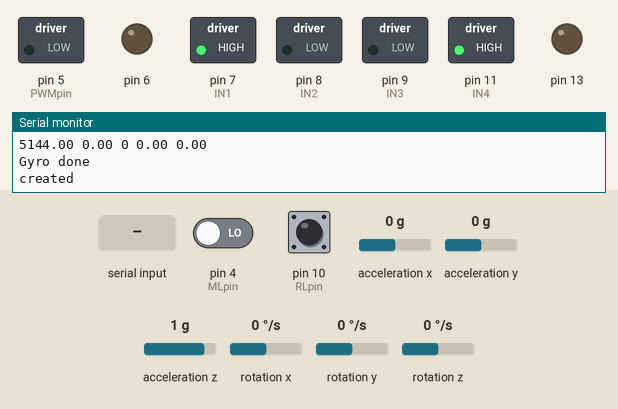
The sketch below on a simulated Arduino Uno, built with avr-gcc and run on an emulated ATmega328P. Shown: switched loads named in the sketch (green lamp = pin HIGH), output pins drawn as LEDs (lit = HIGH), the last lines printed to the serial monitor. Dashed ring = blinking. The test bench sets the inputs (shaded band); at power-on: pin 4 (MLpin) LOW, pin 10 (RLpin) HIGH, acceleration x 0 g, acceleration y 0 g, acceleration z 1 g, rotation x 0 °/s, rotation y 0 °/s, rotation z 0 °/s.

Above: at 6.3 s.
6.4 s: "g" received over Serial
At 7.0 s:
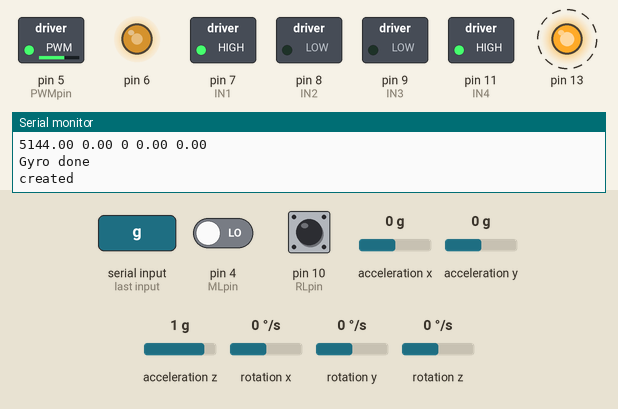
9.4 s: "l" received over Serial
At 10.0 s:
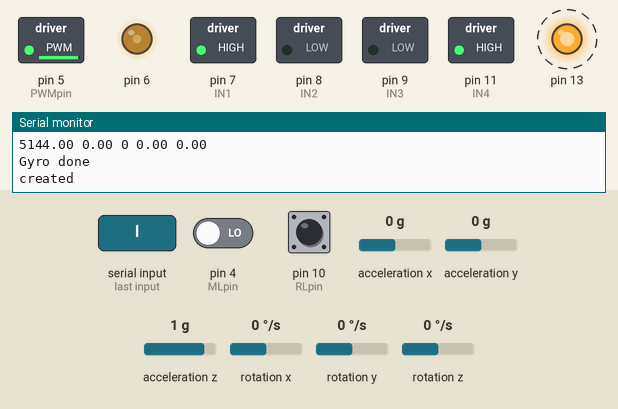
12.4 s: "b" received over Serial
At 13.0 s:
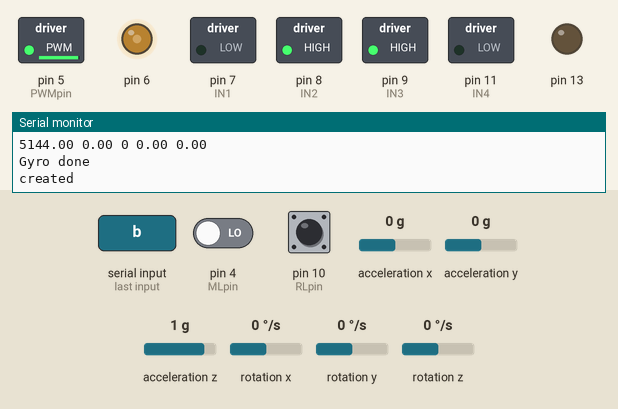
15.4 s: pin 4 (MLpin) driven HIGH
At 16.5 s:
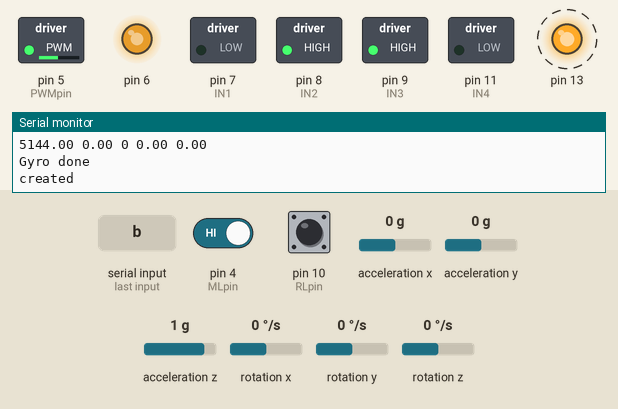
18.4 s: "q" received over Serial
At 18.55 s:
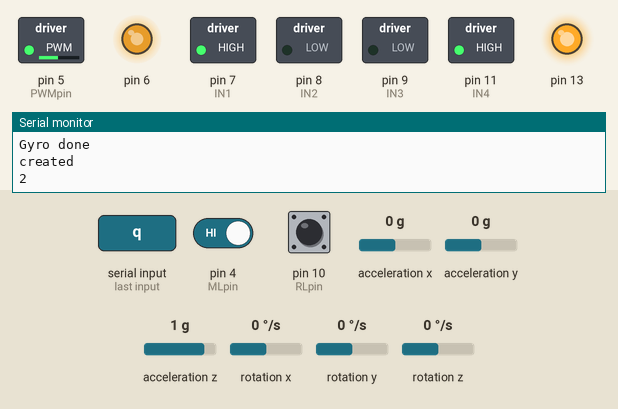
Timing chart, 0 to 25.4 s (numbered marks = the images above; inputs shaded):
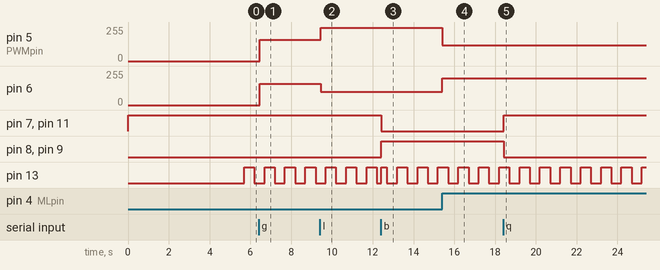

Measured:
- after the input at 6.4 s, pin 5 (PWMpin), pin 6: 0/255 → 160/255 after 0.05 s
- after the input at 9.4 s, pin 5 (PWMpin): 160/255 → 250/255 at once; pin 6: 160/255 → 100/255 at once
- after the input at 12.4 s, pin 7 (IN1), pin 11 (IN4): HIGH → LOW at once; pin 8 (IN2), pin 9 (IN3): LOW → HIGH at once
- after the input at 15.4 s, pin 5 (PWMpin): 250/255 → 120/255 at once; pin 6: 100/255 → 200/255 at once
- after the input at 18.4 s, pin 7 (IN1), pin 11 (IN4): LOW → HIGH at once; pin 8 (IN2), pin 9 (IN3): HIGH → LOW at once
- by itself, pin 13: alternates HIGH for 0.50 s and LOW for 0.50 s

The sketch:

HTNDriver.ino
```cpp
#include <Arduino_FreeRTOS.h>
#include <Wire.h>
#include <MPU6050.h>

MPU6050 mpu;
unsigned long timer = 0;

float pitch = 0;
float roll = 0;
long yaw = 0;

Vector norm;

bool gyroInitialized = false;

void TaskRunMotors( void *pvParameters );
void TaskReadSerial( void *pvParameters );

Vector rg;
float ZAvg = 0;

float calibrationMillis;

void calibrate(){
  timer = millis();
  float sumZ = 0;
  for (uint8_t i = 0; i < 100; ++i) {
    rg = mpu.readRawGyro();
    sumZ += rg.ZAxis;
    delay(50);
  }
  calibrationMillis = millis() - timer - 50;
  Serial.print(calibrationMillis);
  Serial.print(" ");
  Serial.print(sumZ);
  Serial.print(" ");
  Serial.print(timer);
  ZAvg = sumZ / calibrationMillis;
  Serial.print(" ");
  Serial.print(sumZ / calibrationMillis);
  Serial.print(" ");
  Serial.println(ZAvg);
}

void setup() {
  // put your setup code here, to run once:
  Serial.begin(9600);

  while (!Serial) {;}

  pinMode(13, OUTPUT);

  // Initialize MPU6050
  while(!mpu.begin(MPU6050_SCALE_2000DPS, MPU6050_RANGE_2G))
  {
    Serial.println("Could not find a valid MPU6050 sensor, check wiring!");
    delay(500);
  }
  Serial.println("Gyro done");
  calibrate();

  // Set threshold sensivty. Default 3.
  // If you don't want use threshold, comment this line or set 0.
  mpu.setThreshold(3);

  Serial.println("Gyro done");

  // initialize timer1
  noInterrupts();           // disable all interrupts
  TCCR1A = 0;
  TCCR1B = 0;
  TCNT1  = 0;

  OCR1A = 31250;            // compare match register 16MHz/256/2Hz
  TCCR1B |= (1 << WGM12);   // CTC mode
  TCCR1B |= (1 << CS12);    // 256 prescaler
  TIMSK1 |= (1 << OCIE1A);  // enable timer compare interrupt
  interrupts();             // enable all interrupts

  Serial.println("created");

  xTaskCreate(
    TaskRunMotors
    ,  "RunMotors"
    ,  128
    ,  NULL
    ,  1
    ,  NULL );

  xTaskCreate(
    TaskReadSerial
    ,  "ReadSerial"
    ,  128
    ,  NULL
    ,  2
    ,  NULL );

    gyroInitialized = true;
}

void loop() {
  // put your main code here, to run repeatedly:
  // HAHA nope
}

// Global variables
// Motor pins
int ENA = 5; // Left enable
int ENB = 6; // Right enable

int IN1 = 7; // Left Forwards
int IN2 = 8; // Left Backwards
int IN3 = 9; // Right Forwards
int IN4 = 11; // Right Backwards

// Light sensor pins
int LLpin = 2;
int MLpin = 4;
int RLpin = 10;

// Default data is to not be moving
struct MotorData {
  int PWMpin;   //Pin for pwm
  int Fpin;     //Pin to go forwards
  int Bpin;     //Pin to go backwards
  int power = 0;
} lm, rm;

//Global class to handle motor control
class MotorController {
public:
  MotorController(MotorData lm, MotorData rm){
    _rm.PWMpin = ENA;
    _lm.PWMpin = ENB;

    _lm.Fpin = IN1;
    _lm.Bpin = IN2;
    _rm.Fpin = IN4;
    _rm.Bpin = IN3;
    pinMode(IN1, OUTPUT);
    pinMode(IN2, OUTPUT);
    pinMode(IN3, OUTPUT);
    pinMode(IN4, OUTPUT);
    setLeftForwards();
    setRightForwards();
  }

  void motorsMove(){
    drive();
  }

  void motorsSpeed(int power){
    //Serial.println(power);
    if(power < 0){
      power *= -1;
      setLeftBackwards();
      setRightBackwards();
      //Serial.println(power);
    } else {
      setLeftForwards();
      setRightForwards();
    }
    _lm.power = power;
    _rm.power = power;
  }

  void checkBlink(){
    if(_blink){
      _blink = false;
      digitalWrite(13, HIGH);
    } else {
      _blink = true;
      digitalWrite(13, LOW);
    }
  }

  void lineFollow(){
    _lineFollow = true;
  }

  void lineFollow(bool state){
    _lineFollow = state;
  }

  bool getFollowState(){
    return _lineFollow;
  }

  void turn(int turnDirection, int power, int cycles){
    lineFollow(false);
    _cyclesLimit = cycles;
    _turn = true;
    _turnDirection = turnDirection;
    _yawGoal = _yaw - (44000 * turnDirection);
    //Serial.println(_yaw);
    if(turnDirection == 1){
      setRightBackwards();
      setLeftForwards();
    } else {
      setLeftBackwards();
      setRightForwards();
    }
    _lm.power = power;
    _rm.power = power;
  }

  void stopTurn(){
    _turn = false;
    setLeftForwards();
    setRightForwards();
  }

  void setYaw(long yaw) {
    _yaw = yaw;
  }

private:
  MotorData _lm;
  MotorData _rm;

  bool _blink = false;
  bool _lineFollow = false;
  bool _turn = false;
  int _turnDirection = 1; //1 turns right, -1 turns left
  int _turnCycles = 0;
  int _cyclesLimit = 20;
  long _yaw = 0;
  long _yawGoal = 0;

  void drive(){
    int l_offset = 0;
    int r_offset = 0;
    if(_lm.power != 0 && _rm.power != 0){
      if(_lineFollow){
        if(digitalRead(MLpin)){
          l_offset = 40;
          r_offset = -40;
        } else {
          l_offset = -60;
          r_offset = 90;
        }
      } else if(_turn) {
        l_offset = _lm.power * ((_turnDirection == -1) ? 0.5 : -0.8);
        r_offset = _rm.power * ((_turnDirection == 1) ? 0.5 : -0.8);
        if(_turnDirection == 1 && _yaw < _yawGoal ) {
          stopTurn();
          motorsSpeed(0);
        } else if (_turnDirection == -1 && _yaw > _yawGoal){
          stopTurn();
          motorsSpeed(0);
        }
        //Serial.print(_yaw);
        //Serial.print(" ");
        //Serial.println(_yawGoal);
      }
    }

    if(!digitalRead(RLpin) && _lm.power != 0){
      Serial.print('z');
    }

    analogWrite(_lm.PWMpin, _lm.power + l_offset);
    analogWrite(_rm.PWMpin, _rm.power + r_offset);
  }

  void setLeftForwards() {
    digitalWrite(_lm.Bpin, LOW);
    digitalWrite(_lm.Fpin, HIGH);
  }
  void setRightForwards() {
    digitalWrite(_rm.Bpin, LOW);
    digitalWrite(_rm.Fpin, HIGH);
  }
  void setLeftBackwards() {
    digitalWrite(_lm.Fpin, LOW);
    digitalWrite(_lm.Bpin, HIGH);
  };
  void setRightBackwards() {
    digitalWrite(_rm.Fpin, LOW);
    digitalWrite(_rm.Bpin, HIGH);
  };
} mc(lm, rm);

ISR(TIMER1_COMPA_vect) {
  if(gyroInitialized){
    digitalWrite(13, digitalRead(13) ^ 1);
  }
}

void TaskRunMotors(void *pvParameters) {
  (void) pvParameters;
  timer = millis();
  for (;;) // The REAL loop (kinda)
  {

    if(gyroInitialized){
      norm = mpu.readRawGyro();
      yaw += (norm.ZAxis - (millis() - timer) * ZAvg);
      mc.setYaw(yaw);
    }

    mc.motorsMove();

    timer = millis();
    vTaskDelay(2);
  }
}

void TaskReadSerial(void *pvParameters) {
  (void) pvParameters;
  char command[12];

  for (;;) // The more real loop
  {
    //Test Serial response
    while(Serial.available()) {
      char dir;
      char c = Serial.read();
      //Serial.println(c);

      switch(c){
        case 'f':
        digitalWrite(13, LOW);
        break;
        case 'n':
        digitalWrite(13, HIGH);
        break;
        case 'g':
        mc.motorsSpeed(160);
        mc.checkBlink();
        break;
        case 's':
        //Serial.println("3\n");
        mc.motorsSpeed(0);
        mc.checkBlink();
        break;
        case 'l':
        mc.lineFollow();
        break;
        case 't':
        dir = Serial.read();
        if(dir == 'r'){
          mc.turn(1, 160, 60);
        } else if(dir == 'l') {
          mc.turn(-1, 160, 40);
        }
        break;

        case 'b':
        //Serial.println("1\n");
        mc.motorsSpeed(-160);
        mc.checkBlink();
        break;

        case 'q':
        Serial.println("2\n");
        mc.stopTurn();
        break;
      }
    }

    vTaskDelay(2);
  }
}
```

index.ino
```cpp

```
